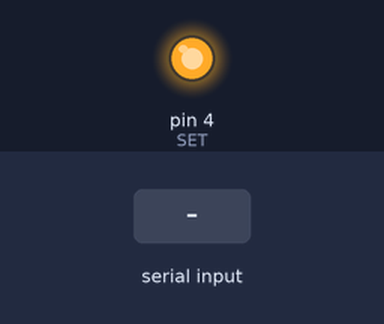
The sketch below on a simulated Arduino Uno, built with avr-gcc and run on an emulated ATmega328P. Shown: output pins drawn as LEDs (lit = HIGH). The test bench sets the inputs (shaded band). What the sketch prints to the serial monitor is not drawn.

Above: at 1.2 s.
1.3 s: "AT\n" received over Serial
At 1.37 s:
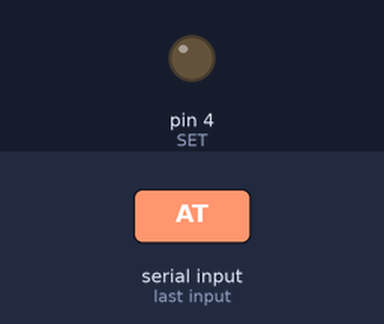
2.9 s: "AT\n" received over the second serial link
4.4 s: "1\n" received over the second serial link
Timing chart, 0 to 7.4 s (numbered marks = the images above; inputs shaded):
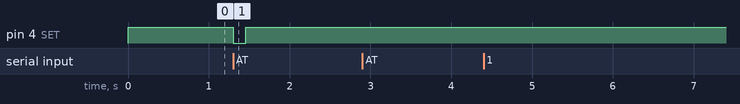

The sketch:

ch09_hc12_link.ino
```cpp
// Rabat Tak - Vol.2 section 9-8: long-range serial link with HC-12 (433 MHz)
// HC-12: TXD->D10, RXD->D11, SET->D4, VCC 5V (100 uF capacitor across VCC/GND), GND
// Same sketch on both boards. Type in Serial Monitor (9600, Newline) to send.
// Lines starting with "AT" go to the module in setup mode, e.g. AT+C001 (channel), AT+RX
#include <SoftwareSerial.h>
SoftwareSerial hc12(10, 11);
const int SET = 4;

void setup() {
  pinMode(SET, OUTPUT); digitalWrite(SET, HIGH);     // HIGH = normal (transparent) mode
  Serial.begin(9600); hc12.begin(9600);
  Serial.println("HC-12 ready");
}

void loop() {
  if (Serial.available()) {
    String s = Serial.readStringUntil('\n');
    bool at = s.startsWith("AT");
    if (at) { digitalWrite(SET, LOW); delay(50); }   // enter command mode
    hc12.print(s);
    if (at) { delay(100); while (hc12.available()) Serial.write(hc12.read());
              digitalWrite(SET, HIGH); delay(100); }
  }
  while (hc12.available()) Serial.write(hc12.read());
}
```

Measured:
- after the input at 1.3 s, pin 4 (SET): HIGH → LOW at once, → HIGH 0.15 s later
- after the input at 2.9 s, every drawn part: stays the same
- after the input at 4.4 s, every drawn part: stays the same
